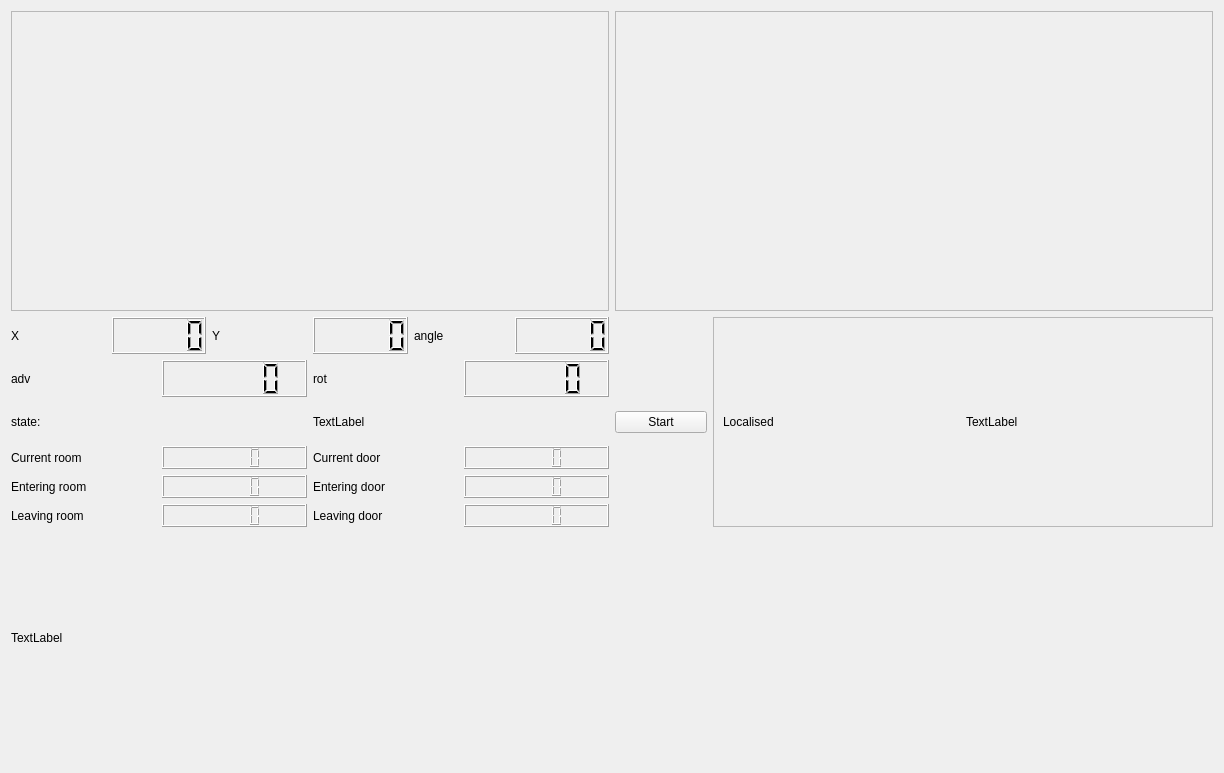
<?xml version="1.0" encoding="UTF-8"?>
<ui version="4.0">
 <class>guiDlg</class>
 <widget class="QWidget" name="guiDlg">
  <property name="geometry">
   <rect>
    <x>0</x>
    <y>0</y>
    <width>1224</width>
    <height>773</height>
   </rect>
  </property>
  <property name="windowTitle">
   <string>Localiser</string>
  </property>
  <layout class="QVBoxLayout" name="verticalLayout_5">
   <item>
    <layout class="QVBoxLayout" name="verticalLayout_4">
     <item>
      <layout class="QHBoxLayout" name="horizontalLayout_17">
       <item>
        <widget class="QFrame" name="frame">
         <property name="sizePolicy">
          <sizepolicy hsizetype="Expanding" vsizetype="Preferred">
           <horstretch>0</horstretch>
           <verstretch>0</verstretch>
          </sizepolicy>
         </property>
         <property name="minimumSize">
          <size>
           <width>500</width>
           <height>300</height>
          </size>
         </property>
         <property name="frameShape">
          <enum>QFrame::StyledPanel</enum>
         </property>
         <property name="frameShadow">
          <enum>QFrame::Raised</enum>
         </property>
        </widget>
       </item>
       <item>
        <widget class="QFrame" name="frame_room">
         <property name="sizePolicy">
          <sizepolicy hsizetype="Expanding" vsizetype="Preferred">
           <horstretch>0</horstretch>
           <verstretch>0</verstretch>
          </sizepolicy>
         </property>
         <property name="minimumSize">
          <size>
           <width>500</width>
           <height>300</height>
          </size>
         </property>
         <property name="frameShape">
          <enum>QFrame::StyledPanel</enum>
         </property>
         <property name="frameShadow">
          <enum>QFrame::Raised</enum>
         </property>
        </widget>
       </item>
      </layout>
     </item>
     <item>
      <layout class="QHBoxLayout" name="horizontalLayout_21">
       <item>
        <layout class="QVBoxLayout" name="verticalLayout_2">
         <item>
          <layout class="QHBoxLayout" name="horizontalLayout_7">
           <item>
            <layout class="QHBoxLayout" name="horizontalLayout_2">
             <item>
              <widget class="QLabel" name="label">
               <property name="text">
                <string>X</string>
               </property>
              </widget>
             </item>
             <item>
              <widget class="QLCDNumber" name="lcdNumber_x">
               <property name="font">
                <font>
                 <bold>true</bold>
                </font>
               </property>
              </widget>
             </item>
            </layout>
           </item>
           <item>
            <layout class="QHBoxLayout" name="horizontalLayout_3">
             <item>
              <widget class="QLabel" name="label_2">
               <property name="text">
                <string>Y</string>
               </property>
              </widget>
             </item>
             <item>
              <widget class="QLCDNumber" name="lcdNumber_y">
               <property name="font">
                <font>
                 <bold>true</bold>
                </font>
               </property>
              </widget>
             </item>
            </layout>
           </item>
           <item>
            <layout class="QHBoxLayout" name="horizontalLayout_6">
             <item>
              <widget class="QLabel" name="label_3">
               <property name="text">
                <string>angle</string>
               </property>
              </widget>
             </item>
             <item>
              <widget class="QLCDNumber" name="lcdNumber_angle">
               <property name="font">
                <font>
                 <bold>true</bold>
                </font>
               </property>
              </widget>
             </item>
            </layout>
           </item>
          </layout>
         </item>
         <item>
          <layout class="QHBoxLayout" name="horizontalLayout_8">
           <item>
            <layout class="QHBoxLayout" name="horizontalLayout_4">
             <item>
              <widget class="QLabel" name="label_4">
               <property name="text">
                <string>adv</string>
               </property>
              </widget>
             </item>
             <item>
              <widget class="QLCDNumber" name="lcdNumber_adv"/>
             </item>
            </layout>
           </item>
           <item>
            <layout class="QHBoxLayout" name="horizontalLayout_5">
             <item>
              <widget class="QLabel" name="label_5">
               <property name="text">
                <string>rot</string>
               </property>
              </widget>
             </item>
             <item>
              <widget class="QLCDNumber" name="lcdNumber_rot"/>
             </item>
            </layout>
           </item>
          </layout>
         </item>
         <item>
          <layout class="QHBoxLayout" name="horizontalLayout">
           <item>
            <widget class="QLabel" name="label_state_name">
             <property name="text">
              <string>state:</string>
             </property>
            </widget>
           </item>
           <item>
            <widget class="QLabel" name="label_state">
             <property name="text">
              <string>TextLabel</string>
             </property>
            </widget>
           </item>
          </layout>
         </item>
         <item>
          <layout class="QVBoxLayout" name="verticalLayout">
           <item>
            <layout class="QHBoxLayout" name="horizontalLayout_19">
             <item>
              <layout class="QHBoxLayout" name="horizontalLayout_9">
               <item>
                <widget class="QLabel" name="label_current_room">
                 <property name="text">
                  <string>Current room</string>
                 </property>
                </widget>
               </item>
               <item>
                <widget class="QLCDNumber" name="lcdNumber_current_room"/>
               </item>
              </layout>
             </item>
             <item>
              <layout class="QHBoxLayout" name="horizontalLayout_11">
               <item>
                <widget class="QLabel" name="label_current_door">
                 <property name="text">
                  <string>Current door</string>
                 </property>
                </widget>
               </item>
               <item>
                <widget class="QLCDNumber" name="lcdNumber_current_door"/>
               </item>
              </layout>
             </item>
            </layout>
           </item>
           <item>
            <layout class="QHBoxLayout" name="horizontalLayout_18">
             <item>
              <layout class="QHBoxLayout" name="horizontalLayout_12">
               <item>
                <widget class="QLabel" name="label_current_room_2">
                 <property name="text">
                  <string>Entering room</string>
                 </property>
                </widget>
               </item>
               <item>
                <widget class="QLCDNumber" name="lcdNumber_entering_room"/>
               </item>
              </layout>
             </item>
             <item>
              <layout class="QHBoxLayout" name="horizontalLayout_13">
               <item>
                <widget class="QLabel" name="label_current_room_3">
                 <property name="text">
                  <string>Entering door</string>
                 </property>
                </widget>
               </item>
               <item>
                <widget class="QLCDNumber" name="lcdNumber_entering_door"/>
               </item>
              </layout>
             </item>
            </layout>
           </item>
           <item>
            <layout class="QHBoxLayout" name="horizontalLayout_16">
             <item>
              <layout class="QHBoxLayout" name="horizontalLayout_14">
               <item>
                <widget class="QLabel" name="label_current_room_4">
                 <property name="text">
                  <string>Leaving room</string>
                 </property>
                </widget>
               </item>
               <item>
                <widget class="QLCDNumber" name="lcdNumber_leaving_room"/>
               </item>
              </layout>
             </item>
             <item>
              <layout class="QHBoxLayout" name="horizontalLayout_15">
               <item>
                <widget class="QLabel" name="label_current_room_5">
                 <property name="text">
                  <string>Leaving door</string>
                 </property>
                </widget>
               </item>
               <item>
                <widget class="QLCDNumber" name="lcdNumber_leaving_door"/>
               </item>
              </layout>
             </item>
            </layout>
           </item>
          </layout>
         </item>
        </layout>
       </item>
       <item>
        <layout class="QHBoxLayout" name="horizontalLayout_20">
         <item>
          <widget class="QPushButton" name="pushButton_stop">
           <property name="text">
            <string>Start</string>
           </property>
           <property name="checkable">
            <bool>true</bool>
           </property>
          </widget>
         </item>
         <item>
          <widget class="QFrame" name="frame_plot_error">
           <property name="minimumSize">
            <size>
             <width>500</width>
             <height>0</height>
            </size>
           </property>
           <property name="frameShape">
            <enum>QFrame::StyledPanel</enum>
           </property>
           <property name="frameShadow">
            <enum>QFrame::Raised</enum>
           </property>
           <layout class="QVBoxLayout" name="verticalLayout_3">
            <item>
             <layout class="QHBoxLayout" name="horizontalLayout_10">
              <item>
               <widget class="QLabel" name="label_localised_name">
                <property name="text">
                 <string>Localised</string>
                </property>
               </widget>
              </item>
              <item>
               <widget class="QLabel" name="label_localised">
                <property name="text">
                 <string>TextLabel</string>
                </property>
               </widget>
              </item>
             </layout>
            </item>
           </layout>
          </widget>
         </item>
        </layout>
       </item>
      </layout>
     </item>
     <item>
      <widget class="QLabel" name="label_img">
       <property name="minimumSize">
        <size>
         <width>300</width>
         <height>100</height>
        </size>
       </property>
       <property name="text">
        <string>TextLabel</string>
       </property>
      </widget>
     </item>
    </layout>
   </item>
   <item>
    <spacer name="horizontalSpacer">
     <property name="orientation">
      <enum>Qt::Horizontal</enum>
     </property>
     <property name="sizeHint" stdset="0">
      <size>
       <width>1203</width>
       <height>20</height>
      </size>
     </property>
    </spacer>
   </item>
  </layout>
 </widget>
 <resources/>
 <connections/>
</ui>
